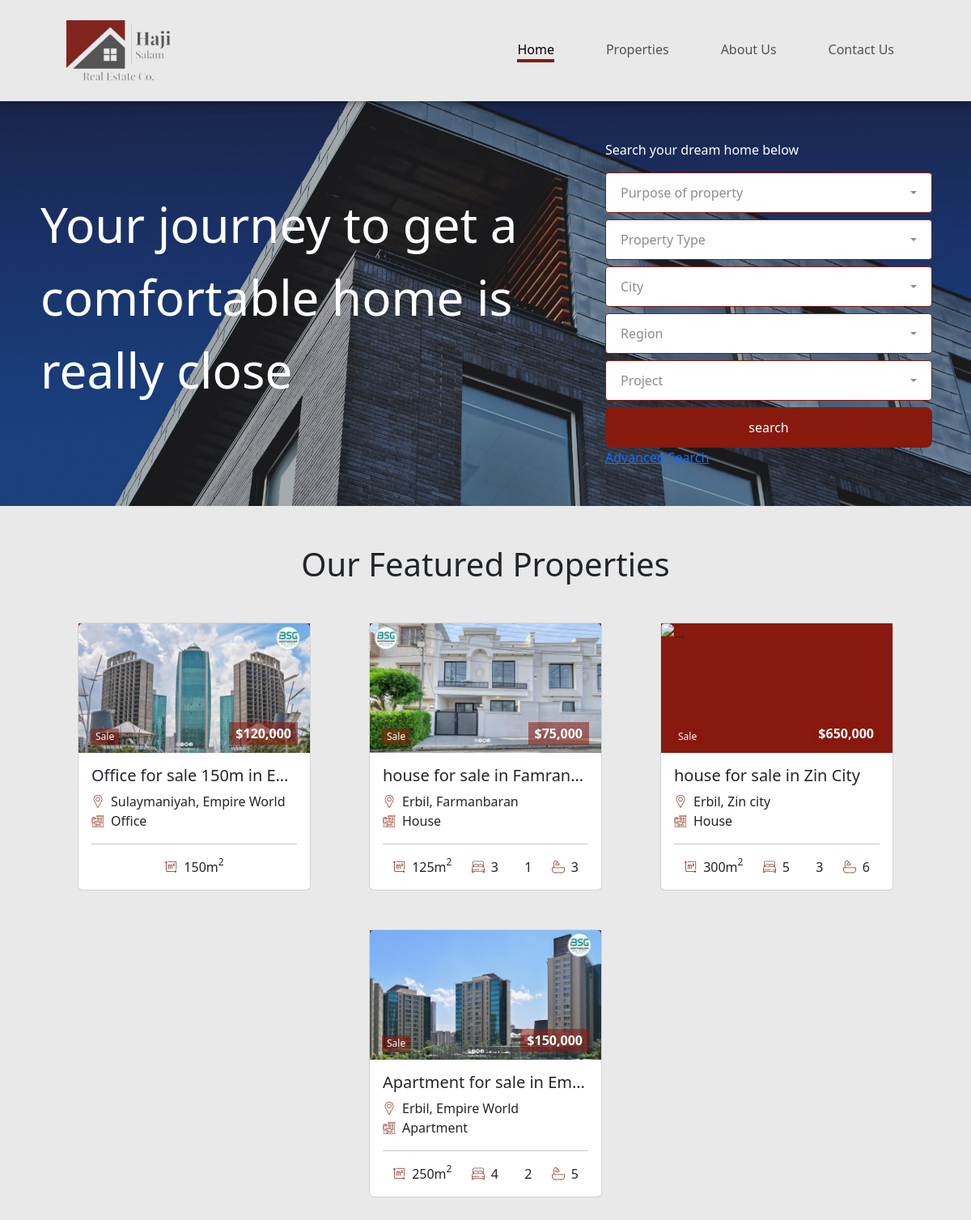
The page / on the database its author committed.
### haji_salam/models.py (models this page shows, shortened)
class Property(models.Model):
  CITIES = [
    ("erbil", "erbil"),
    ("sulaymaniyah", "sulaymaniyah"),
    ("duhok", "duhok"),
  ]
  REGIONS = [
    ('100m road', 'Erbil, 100m road'), ('5 Hasarok', 'Erbil, 5 Hasarok'), ('Ainkawa', 'Erbil, Ainkawa'), ('Amin Amakan', 'Erbil, Amin Amakan'), ('Andazyaran', 'Erbil, Andazyaran'), ('Aras', 'Erbil, Aras'), ('Azadi', 'Erbil, Azadi'), ('Badawa', 'Erbil, Badawa'), ('Bakhtyari', 'Erbil, Bakhtyari'), ('Brayati', 'Erbil, Brayati'), ('Dolarawa', 'Erbil, Dolarawa'), ('Farmanbaran', 'Erbil, Farmanbaran'), ('Galawezh', 'Erbil, Galawezh'), ('Gulan', 'Erbil, Gulan'), ('Hamreen', 'Erbil, Hamreen'), ('Havalan', 'Erbil, Havalan'), ('Hawari Shar', 'Erbil, Hawari Shar'), ('Hawleri Nwe', 'Erbil, Hawleri Nwe'), ('Iskan', 'Erbil, Iskan'), ('Kani', 'Erbil, Kani'), ('Karezan', 'Erbil, Karezan'), ('Kark', 'Erbil, Kark'), ('Kasnazan', 'Erbil, Kasnazan'), ('Khanzad', 'Erbil, Khanzad'), ('Komari', 'Erbil, Komari'), ('Kuran', 'Erbil, Kuran'), ('Kurani Nwe', 'Erbil, Kurani Nwe'), ('Kwestan', 'Erbil, Kwestan'), ('Mamostayan', 'Erbil, Mamostayan'), ('Mamostayani Zanko', 'Erbil, Mamostayani Zanko'), ('Mantkawa', 'Erbil, Mantkawa'), ('Mardin', 'Erbil, Mardin'), ('Mnara', 'Erbil, Mnara'), ('Mohandisin', 'Erbil, Mohandisin'), ('Mufti', 'Erbil, Mufti'), ('Nawroz (Nishtiman)', 'Erbil, Nawroz (Nishtiman)'), ('Naz naz', 'Erbil, Naz naz'), ('Nusaran', 'Erbil, Nusaran'), ('Qarabu', 'Erbil, Qarabu'), ('Raparin', 'Erbil, Raparin'), ('Rasty', 'Erbil, Rasty'), ('Ronaki', 'Erbil, Ronaki'), ('Roshnbiry', 'Erbil, Roshnbiry'), ('Rzgari', 'Erbil, Rzgari'), ('Sarbasty (32 park)', 'Erbil, Sarbasty (32 park)'), ('Sarwaran', 'Erbil, Sarwaran'), ('Setaqan', 'Erbil, Setaqan'), ('Sharawani', 'Erbil, Sharawani'), ('Shorish', 'Erbil, Shorish'), ('Tairawa', 'Erbil, Tairawa'), ('Waziran', 'Erbil, Waziran'), ('Zanko Village', 'Erbil, Zanko Village'), ('Zhiyan', 'Erbil, Zhiyan'), ('Ziraa', 'Erbil, Ziraa'), ('zanyari', 'Erbil, zanyari'), ('60 road', 'Sulaymaniyah, 60 road'), ('Altun', 'Sulaymaniyah, Altun'), ('Andazyaran', 'Sulaymaniyah, Andazyaran'), ('Aqary', 'Sulaymaniyah, Aqary'), ('Ashty', 'Sulaymaniyah, Ashty'), ('Ashty', 'Sulaymaniyah, Ashty'), ('Azady', 'Sulaymaniyah, Azady'), ('Bahary shar', 'Sulaymaniyah, Bahary shar'), ('Bahashty shar', 'Sulaymaniyah, Bahashty shar'), ('Bakhtiari', 'Sulaymaniyah, Bakhtiari'), ('Bakrajo', 'Sulaymaniyah, Bakrajo'), ('Baranan', 'Sulaymaniyah, Baranan'), ('Bazrgani', 'Sulaymaniyah, Bazrgani'), ('Chwarbax', 'Sulaymaniyah, Chwarbax'), ('Chwarchra', 'Sulaymaniyah, Chwarchra'), ('Dukan', 'Sulaymaniyah, Dukan'), ('Family mall', 'Sulaymaniyah, Family mall'), ('Grdy Andazyaran', 'Sulaymaniyah, Grdy Andazyaran'), ('Grdy Sarchnar', 'Sulaymaniyah, Grdy Sarchnar'), ('Harawazy', 'Sulaymaniyah, Harawazy'), ('Hawara Barza', 'Sulaymaniyah, Hawara Barza'), ('Hawary shar', 'Sulaymaniyah, Hawary shar'), ('Hiron City', 'Sulaymaniyah, Hiron City'), ('Kani askan', 'Sulaymaniyah, Kani askan'), ('Kany kurda', 'Sulaymaniyah, Kany kurda'), ('Kaziwa', 'Sulaymaniyah, Kaziwa'), ('Majidbag', 'Sulaymaniyah, Majidbag'), ('Malkandi', 'Sulaymaniyah, Malkandi'), ('Mamostayan', 'Sulaymaniyah, Mamostayan'), ('Mawalawi', 'Sulaymaniyah, Mawalawi'), ('Qaradagh', 'Sulaymaniyah, Qaradagh'), ('Qaratoghan', 'Sulaymaniyah, Qaratoghan'), ('Raparin', 'Sulaymaniyah, Raparin'), ('Reaaya', 'Sulaymaniyah, Reaaya'), ('Rzgary', 'Sulaymaniyah, Rzgary'), ('Sarchnar', 'Sulaymaniyah, Sarchnar'), ('Sarwary', 'Sulaymaniyah, Sarwary'), ('Shahidany Sarchnar', 'Sulaymaniyah, Shahidany Sarchnar'), ('Shahidany Zargata', 'Sulaymaniyah, Shahidany Zargata'), ('Shexan', 'Sulaymaniyah, Shexan'), ('Silemani Nwe', 'Sulaymaniyah, Silemani Nwe'), ('Sitak', 'Sulaymaniyah, Sitak'), ('Tafan', 'Sulaymaniyah, Tafan'), ('Tasluja', 'Sulaymaniyah, Tasluja'), ('Tavga', 'Sulaymaniyah, Tavga'), ('Tavga', 'Sulaymaniyah, Tavga'), ('Twy malik', 'Sulaymaniyah, Twy malik'), ('Zanko', 'Sulaymaniyah, Zanko'), ('Zargata', 'Sulaymaniyah, Zargata'), ('Zerinok', 'Sulaymaniyah, Zerinok'), ('baxtyari', 'Sulaymaniyah, baxtyari'), ('hawary taza', 'Sulaymaniyah, hawary taza'), ('ibrahym ahmed', 'Sulaymaniyah, ibrahym ahmed'), ('kany ba', 'Sulaymaniyah, kany ba'), ('kany sard', 'Sulaymaniyah, kany sard'), ('kurdsat', 'Sulaymaniyah, kurdsat'), ('sarshaqam', 'Sulaymaniyah, sarshaqam'), ('shakraka', 'Sulaymaniyah, shakraka')
    ]
  PROJECTS = [
    ('92 Towers', 'Erbil, 92 Towers'), ('American Village', 'Erbil, American Village'), ('Aram Village 1', 'Erbil, Aram Village 1'), ('Aram Village 2', 'Erbil, Aram Village 2'), ('Ashti City 2', 'Erbil, Ashti City 2'), ('Asuda City', 'Erbil, Asuda City'), ('Bafrin City', 'Erbil, Bafrin City'), ('Bakhtyari Twin Towers', 'Erbil, Bakhtyari Twin Towers'), ('Cavalli Tower', 'Erbil, Cavalli Tower'), ('Cihan City', 'Erbil, Cihan City'), ('Darwazay Hawler', 'Erbil, Darwazay Hawler'), ('Davos City', 'Erbil, Davos City'), ('Diplomati Safiran', 'Erbil, Diplomati Safiran'), ('Dream City', 'Erbil, Dream City'), ('Dubai City', 'Erbil, Dubai City'), ('Empire World', 'Erbil, Empire World'), ('English Tower', 'Erbil, English Tower'), ('English Village', 'Erbil, English Village'), ('Eskan Tower', 'Erbil, Eskan Tower'), ('FM Plaza', 'Erbil, FM Plaza'), ('Family Land', 'Erbil, Family Land'), ('Firdaws City', 'Erbil, Firdaws City'), ('Floria City', 'Erbil, Floria City'), ('Four Season Park', 'Erbil, Four Season Park'), ('Four Towers', 'Erbil, Four Towers'), ('Future City', 'Erbil, Future City'), ('Ganjan City', 'Erbil, Ganjan City'), ('Ganjan Life', 'Erbil, Ganjan Life'), ('Global city', 'Erbil, Global city'), ('Golden tower', 'Erbil, Golden tower'), ('Green Land', 'Erbil, Green Land'), ('Green World', 'Erbil, Green World'), ('Gullan Tower', 'Erbil, Gullan Tower'), ('Hana City', 'Erbil, Hana City'), ('Harsham city 1', 'Erbil, Harsham city 1'), ('Hiwa City', 'Erbil, Hiwa City'), ('Italian City 1', 'Erbil, Italian City 1'), ('Italian City 2', 'Erbil, Italian City 2'), ('Kurdistan City', 'Erbil, Kurdistan City'), ('Lalav Airport View', 'Erbil, Lalav Airport View'), ('Lalav City View', 'Erbil, Lalav City View'), ('Lalav city', 'Erbil, Lalav city'), ('Lalav sky view', 'Erbil, Lalav sky view'), ('Lana City', 'Erbil, Lana City'), ('Lawan city', 'Erbil, Lawan city'), ('Lebanese Village', 'Erbil, Lebanese Village'), ('Life Tower', 'Erbil, Life Tower'), ('Light City', 'Erbil, Light City'), ('MNW Towers', 'Erbil, MNW Towers'), ('MRF Towers', 'Erbil, MRF Towers'), ('Majidi View', 'Erbil, Majidi View'), ('Mamostayan City', 'Erbil, Mamostayan City'), ('Mass City', 'Erbil, Mass City'), ('Mass Hills', 'Erbil, Mass Hills'), ('Mass Village', 'Erbil, Mass Village'), ('Mini Slava', 'Erbil, Mini Slava'), ('Mnara Village', 'Erbil, Mnara Village'), ('Mountain View', 'Erbil, Mountain View'), ('Nawroz City', 'Erbil, Nawroz City'), ('Naz City', 'Erbil, Naz City'), ('New Azadi', 'Erbil, New Azadi'), ('New Eskan', 'Erbil, New Eskan'), ('Noble City', 'Erbil, Noble City'), ('North Holland', 'Erbil, North Holland'), ('One Tower Zanyari', 'Erbil, One Tower Zanyari'), ('Pank city', 'Erbil, Pank city'), ('Park View', 'Erbil, Park View'), ('Parosh Tower', 'Erbil, Parosh Tower'), ('Pavilion', 'Erbil, Pavilion'), ('Peshang Towers', 'Erbil, Peshang Towers'), ('Phoenix Tower', 'Erbil, Phoenix Tower'), ('Plus Life', 'Erbil, Plus Life'), ('Qaiwan Mirador', 'Erbil, Qaiwan Mirador'), ('Quattro Towers', 'Erbil, Quattro Towers'), ('Queen Towers', 'Erbil, Queen Towers'), ('Rami Towers', 'Erbil, Rami Towers'), ('Remas City', 'Erbil, Remas City'), ('Rona Tower', 'Erbil, Rona Tower'), ('Rona towers', 'Erbil, Rona towers'), ('Rose Tower', 'Erbil, Rose Tower'), ('Roya Towers', 'Erbil, Roya Towers'), ('Ruby Towers', 'Erbil, Ruby Towers'), ('Safiran City', 'Erbil, Safiran City'), ('Sky towers', 'Erbil, Sky towers'), ('Slava City', 'Erbil, Slava City'), ('Spanish Village', 'Erbil, Spanish Village'), ('Star towers', 'Erbil, Star towers'), ('Talar City', 'Erbil, Talar City'), ('The Atlantic', 'Erbil, The Atlantic'), ('The Boulevard', 'Erbil, The Boulevard'), ('True Star', 'Erbil, True Star'), ('Var Park', 'Erbil, Var Park'), ('Voyage Mall', 'Erbil, Voyage Mall'), ('Wavey avenue', 'Erbil, Wavey avenue'), ('Z Center Towers', 'Erbil, Z Center Towers'), ('Zaner City', 'Erbil, Zaner City'), ('Zanko Village', 'Erbil, Zanko Village'), ('Zanyari Towers', 'Erbil, Zanyari Towers'), ('Zaytoon Plus City', 'Erbil, Zaytoon Plus City'), ('Zerin City', 'Erbil, Zerin City'), ('Zilan City', 'Erbil, Zilan City'), ('Zin city', 'Erbil, Zin city'), ('sun towers', 'Erbil, sun towers'), ('varsan project', 'Erbil, varsan project'), ('white towers', 'Erbil, white towers'), ('Aram City', 'Sulaymaniyah, Aram City'), ('Asoy Gash', 'Sulaymaniyah, Asoy Gash'), ('Ban City', 'Sulaymaniyah, Ban City'), ('Chawy Slemany', 'Sulaymaniyah, Chawy Slemany'), ('City Towers', 'Sulaymaniyah, City Towers'), ('Dania City', 'Sulaymaniyah, Dania City'), ('Darwaza City', 'Sulaymaniyah, Darwaza City'), ('Empire towers', 'Sulaymaniyah, Empire towers'), ('Garden City', 'Sulaymaniyah, Garden City'), ('Goizha City', 'Sulaymaniyah, Goizha City'), ('Grand Boulevard', 'Sulaymaniyah, Grand Boulevard'), ('Gundy Almany', 'Sulaymaniyah, Gundy Almany'), ('Miran City', 'Sulaymaniyah, Miran City'), ('Nali City', 'Sulaymaniyah, Nali City'), ('Pak City', 'Sulaymaniyah, Pak City'), ('Park 77', 'Sulaymaniyah, Park 77'), ('Pasha city', 'Sulaymaniyah, Pasha city'), ('Qaiwan City', 'Sulaymaniyah, Qaiwan City'), ('Qaiwan height', 'Sulaymaniyah, Qaiwan height'), ('Saeb City', 'Sulaymaniyah, Saeb City'), ('Shary Daik', 'Sulaymaniyah, Shary Daik'), ('Shary Mamostayan', 'Sulaymaniyah, Shary Mamostayan'), ('Slemany height', 'Sulaymaniyah, Slemany height'), ('Titanic Towers', 'Sulaymaniyah, Titanic Towers'), ('Wais Tower', 'Sulaymaniyah, Wais Tower'), ('Kalekent Site', 'Turkey, Kalekent Site'), ('MSY Nefes', 'Turkey, MSY Nefes')
    ]
  PURPOSES = [
    ("Sale", "Sale"),
    ("Rent", "Rent"),
    ("Commercial Sale", "Commercial Sale"),
    ("Commercial Rent", "Commercial Rent"),
  ]
  TYPES = [
    ("House", "House"),
    ("Villa", "Villa"),
    ("Apartment", "Apartment"),
    ("Commercial Apartment", "Commercial Apartment"),
    ("Office", "Office"),
    ("Land", "Land"),
    ("Residential Land", "Residential Land"),
    ("Shop", "Shop"),
    ("Market", "Market"),
    ("Building", "Building"),
    ("Farm", "Farm"),
    ("Medical Center", "Medical Center"),
    ("Restaurant", "Restaurant"),
    ("Hotel", "Hotel"),
  ]
  title = models.CharField(max_length=255)
  prop_slug = models.SlugField(unique=True, db_index=True, null=True)
  main_image = models.ImageField(upload_to="images", null=True)
  date = models.DateTimeField(auto_now_add=True)
  city = models.CharField(max_length=35, choices=CITIES)
  region = models.CharField(max_length=35, choices=REGIONS, null=True, blank=True)
  project = models.CharField(max_length=35, choices=PROJECTS, null=True, blank=True)
  price = models.IntegerField(null=True)
  purpose = models.CharField(max_length=35, choices=PURPOSES, default="Sale")
  type = models.CharField(max_length=35, choices=TYPES, default="House")
  area = models.IntegerField(null=True)
  reception_rooms = models.IntegerField(null=True, blank=True)
  kitchens = models.IntegerField(null=True, blank=True)
  bedrooms = models.IntegerField(null=True, blank=True)
  bathrooms = models.IntegerField(null=True, blank=True)
  garage = models.IntegerField(null=True, blank=True)
  balcony = models.IntegerField(null=True, blank=True)
  garden = models.BooleanField(default=False)
  furnishing = models.BooleanField(default=False)
  featured = models.BooleanField(default=False)

### haji_salam/views.py (the view)
# urls.py: path("", views.home, name="home-page"),
def home(request):
  featured_properties = Property.objects.filter(featured=True).order_by("-date")
  context = {
    'featured_properties': featured_properties,
    "purpose_choices": Property.PURPOSES,
    "type_choices": Property.TYPES,
    "city_choices": Property.CITIES,
    "regions_choices": Property.REGIONS,
    "project_choices": Property.PROJECTS,
  }
  return render(request, "haji_salam/home.html", context)

### haji_salam/templates/haji_salam/home.html (shortened to what this page needs)
{% extends 'base.html' %}
{% load static %}
{% block css_files %}
  <link rel="stylesheet" href="{% static 'haji_salam/css/advanced-filtering.css' %}">
  <link rel="stylesheet" href="{% static 'haji_salam/css/home.css' %}">
{% endblock css_files %}
{% block home_nav_link %}
  <a href="{% url 'home-page' %}" class="nav-link ms-5 active" aria-current="page">Home</a>
{% endblock home_nav_link %}
{% block properties_nav_link %}
  <a href="{% url 'all-properties-page' %}" class="nav-link ms-5">Properties</a>
{% endblock properties_nav_link %}
{% block about_nav_link %}
  <a href="" class="nav-link ms-5">About Us</a>
{% endblock about_nav_link %}
{% block contact_nav_link %}
  <a href="" class="nav-link ms-5">Contact Us</a>
{% endblock contact_nav_link %}
{% block banner %}
  <div class="overlay-img" style="background-image: url({% static 'haji_salam/images/home-img.jpeg' %})"></div>
  <div class="col-md-10 col-lg-7 wta d-flex align-items-center justify-content-center">
    <p class="wta-txt">Your journey to get a comfortable home is really close</p>
  </div>
  <div class="col-md-10 col-lg-5 search-filter d-flex flex-column justify-content-center p-5">
    <p>Search your dream home below</p>
    {% include "haji_salam/includes/property-dropdowns.html" %}
  </div>
{% endblock banner %}
{% block content %}
  <div class="container pt-5 pb-5 card-container">
    <div class="row">
      <div class="col">
        <h1 class="text-center mb-5 featured-txt">Our Featured Properties</h1>
      </div>
    </div>
    <div class="row gy-5">
      {% for p in featured_properties %}
        {% include 'haji_salam/includes/property-card.html' %}
      {% endfor %}
    </div>
  </div>
{% endblock content %}

### haji_salam/templates/haji_salam/includes/property-card.html (shortened to what this page needs)
{% load static %}
{% load humanize %}
{% block css_files %}
  <link rel="stylesheet" href="{% static 'haji_salam/css/property-card.css' %}">
{% endblock css_files %}
<div class="col d-flex justify-content-center">
  <div class="card" style="width: 18rem;">
    <div class="main-img-container">
      <div class="purpose-container">
        {{ p.purpose }}
      </div>
      <div class="price-container">
        ${{ p.price|intcomma }}
      </div>
    </div>
    <div class="card-body">
      <h5 class="card-title text-truncate">{{ p.title }}</h5>
      <div class="📍">
        <div class="address d-flex align-items-center" style="margin: 0;">
          <img src="{% static 'haji_salam/icons/location.png' %}" alt="" class="icon me-2">{{ p.city|capfirst }}, {% if p.region %}{{ p.region|capfirst }}{% elif p.project %}{{ p.project|capfirst }}{% endif %}
        </div>
        <div class="d-flex align-items-center mb-1"><img src="{% static 'haji_salam/icons/type.png' %}" alt="" class="icon me-2">{{ p.type }}</div>
      </div>
      <hr>
      <div class="📝 d-flex justify-content-around">
        <div class="d-flex align-items-center">
          <img src="{% static 'haji_salam/icons/area.png' %}" alt="" class="img-fluid icon me-2" style="">{{ p.area }}m<sup>2</sup>
        </div>
        {% if p.bedrooms %}
          <div class="d-flex align-items-center">
            <img src="{% static 'haji_salam/icons/bedroom.png' %}" alt="" class="img-fluid icon me-2" style=""> {{ p.bedrooms }}
          </div>
        {% endif %}
        {% if p.reception_rooms %}
          <div class="d-flex align-items-center">
            <img src="{% static 'haji_salam/icons/couch.png' %}" alt="" class="img-fluid icon me-2" style=""> {{ p.reception_rooms }}
          </div>
        {% endif %}
        {% if p.bathrooms %}
          <div class="d-flex align-items-center">
            <img src="{% static 'haji_salam/icons/bathroom.png' %}" alt="" class="img-fluid icon me-2" style=""> {{ p.bathrooms }}
          </div>
        {% endif %}
      </div>
    </div>
  </div>
</div>

### rows shown on the page
Property: purpose "Sale", price "120,000", title "Office for sale 150m in E…", city "Sulaymaniyah", project "Empire World", type "Office", area "150"
Property: purpose "Sale", price "75,000", title "house for sale in Famran…", city "Erbil", region "Farmanbaran", type "House", area "125", bedrooms "3", reception_rooms "1", bathrooms "3"
Property: purpose "Sale", price "650,000", title "house for sale in Zin City", city "Erbil", project "Zin city", type "House", area "300", bedrooms "5", reception_rooms "3", bathrooms "6"
Property: purpose "Sale", price "150,000", title "Apartment for sale in Em…", city "Erbil", project "Empire World", type "Apartment", area "250", bedrooms "4", reception_rooms "2", bathrooms "5"
